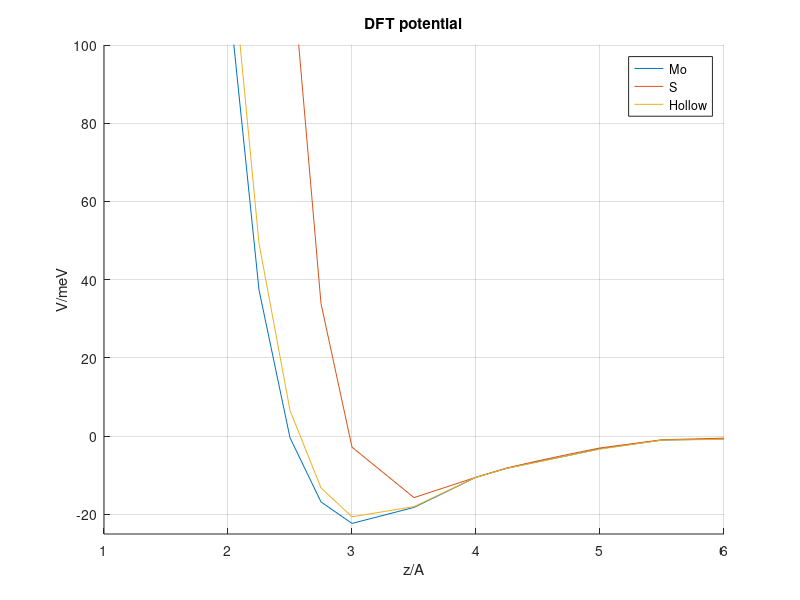

Here is the MATLAB script that generated this plot: (Note: this script raises an error after producing the figure.)
% This file is used to create the potential files.
%clear all; close all;

%% MoS2 potential calculated by DFT

% Above the sulfur
z_S = [1.5,1.75,2,2.25,2.5,2.75,3,3.5,4,4.25,4.5,4.75,5,5.5,6];
V_S = [3.9991,1.894,0.8359,0.3437,0.1259,0.0339,-0.0028,-0.0157,-0.0105,-0.0081,-0.0063,-0.0046,-0.003,-0.0009,-0.0005]*1000;

% Above the molybdinum
z_Mo = [1.5,1.75,2,2.25,2.5,2.75,3,3.5,4,4.25,4.5,4.75,5,5.5,6];
V_Mo = [0.5259,0.2621,0.1146,0.0374,-0.0004,-0.0168,-0.0223,-0.0182,-0.0105,-0.0082,-0.0065,-0.0049,-0.0032,-0.001,-0.0007]*1000;

% Above the hollow site
z_H = [1.5,1.75,2,2.25,2.5,2.75,3,3.5,4,4.25,4.5,4.75,5,5.5,6];
V_H = [0.5255,0.2812,0.1325,0.0493,0.0066,-0.0132,-0.0206,-0.018,-0.0105,-0.0082,-0.0066,-0.0049,-0.0033,-0.001,-0.0008]*1000;

figure
hold on
plot(z_Mo, V_Mo, 'DisplayName', 'Mo')
plot(z_S, V_S, 'DisplayName', 'S')
plot(z_H, V_H, 'DisplayName', 'Hollow')
hold off
ylim([-25, 100])
legend()
xlabel('z/A')
ylabel('V/meV')
grid on
title('DFT potential')

%% Generate a potential

% the constants used for generating potential (Corrugated Morse potential)
D = 22.3; % Well depth
alpha = 1.1; % Well width
beta = 0.1;
gamma = 0.2;
%lattice constant
a = 2.84;

[V, V0, V1, param] = mos2_potential(D, alpha, beta, gamma, a);

V_tmp = V0(1,1,:);
figure
plot(param.z, V_tmp(:));
xlabel('z/A')
ylabel('V/meV')
ylim([-20, 100])
grid on
title('Uncorrugated part of the potential')

if true
    V_tmp = V1(1,1,:);
    figure
    plot(param.z, V_tmp(:))
    xlabel('z/A')
    ylabel('V_1/meV')
    ylim([-20,0])
    grid on
    title('Corrugated part of the potential')
end

%% Plot the potential
how_many_cell = param.how_many_cell;
gridp = param.gridp;

figure
contourf(z,  linspace(0, a*how_many_cell, gridp*how_many_cell), reshape(V(1,:,:), [gridp*how_many_cell,100]), linspace(-20,100,24))
xlabel('z/A')
ylabel('x/A')
colorbar
xlim([-1,4])
title('Potential in z, used in simulation')

if false
    figure
    contourf(z,  linspace(0, 4*a, 4*gridp), repmat(reshape(V(1,:,:), [gridp,100]),[4,1]), linspace(-20,100,24))
    xlabel('z/A')
    ylabel('x/A')
    colorbar
    xlim([-1,4])
    title('Potential in z, extended')
end

inds0 = zeros(gridp*how_many_cell,gridp*how_many_cell);

for ia1=1:length(param.i1)
    for ia2=1:length(param.i2)
        for indz=1:length(z)-1
            if V(ia1,ia2,indz) > 0 && V(ia1,ia2,indz+1) < 0
                m = (V(ia1,ia2,indz) - V(ia1, ia2, indz+1))/(indz - (indz+1));
                c = V(ia1, ia2,indz) - m*indz;
                inds0(ia1,ia2) = -c/m;
            end
        end
    end
end
pot_height = z(1) + inds0*(z(2)-z(1));

figure
surf(linspace(0, a*how_many_cell, gridp*how_many_cell), linspace(0, a*how_many_cell, gridp*how_many_cell), pot_height)
xlabel('x/A')
ylabel('y/A')
title('Equipotential V=0, used in simulation')

if false
    figure
    surf(linspace(0, 4*a, 4*gridp), linspace(0, 4*a, 4*gridp), repmat(pot_height, [4,4]))
    xlabel('x/A')
    ylabel('y/A')
    title('Equipotential V=0, extended')
end


%% Optimise parameters for the DFT calculation



%% MultiScat format
% now we have got the matrix V, it's time to create the files used by
% Multiscat.
potStructArray.V = V;
% this creates a struct called "potStructArray with a field V,
% and this field is defined by the matrix V in your MATLAB s Workspace.
Multiscat.PreparePotentialFiles(potStructArray);
% this function creates the pot10001.in file, when executing this line,
% make sure that Multiscat.m is in your current folder.
Multiscat.prepareFourierLabels(V);
% this function creates the FourierLabels.in file, which is also essential
% for Multiscat to get the information about potential.
potStructArray.a1=a1*how_many_cell; potStructArray.a2 = a2*how_many_cell;
% make sure you have the base vectors a1 and a2 in your Workspace.
% The orientation of a1 or a2 does not matter, you just need to get
%the length and angle between them right. As an example, for
% LiF (001) surface, a1=[2.84, 0] and a2=[0, 2.84].
% Note that the length unit is angstrom.
potStructArray.zmin = z(1);
potStructArray.zmax = z(end);
potStructArray.zPoints = length(z);
% where we have an array called z that stores the values of z being
% considered. So zmin and zmax are just the first and the last element
% of z, respectively. The length of z is the number of z points used.
confStruct = Multiscat.createConfigStruct(potStructArray);
Multiscat.prepareConfigFile(confStruct);
%the above two lines create Multiscat.conf
